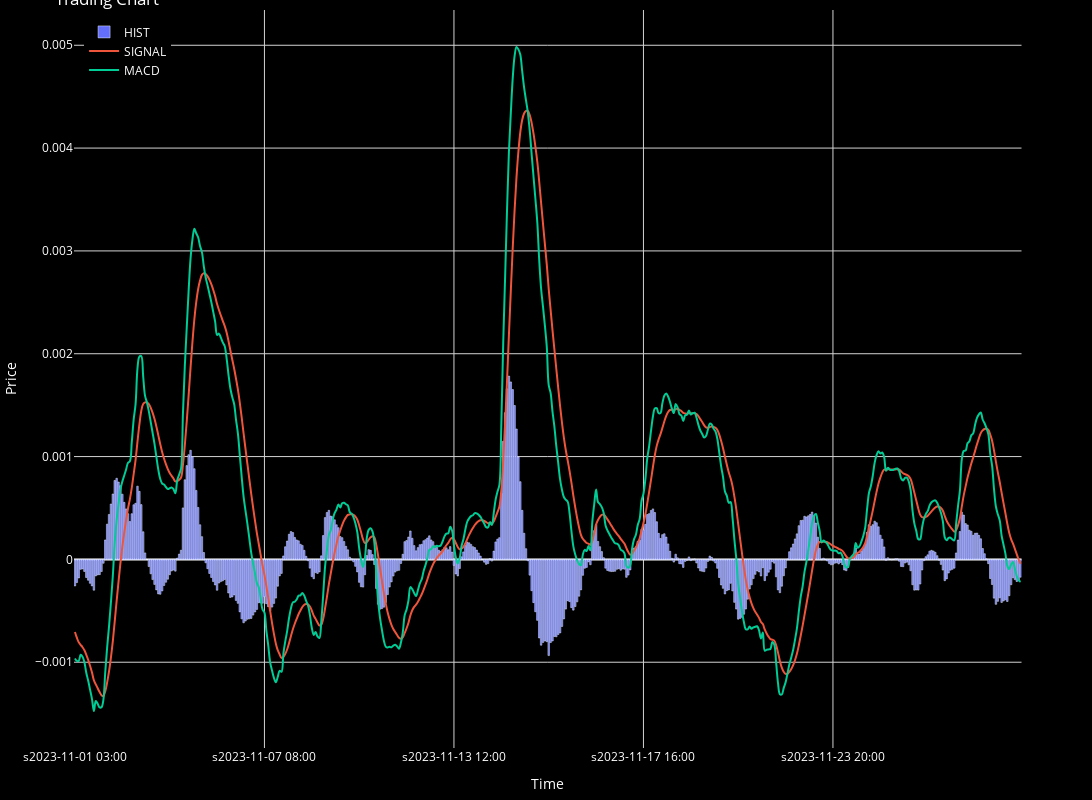

Notebook code for this chart:
### Code cell
cp = CandlePlot(dfp, candles=False)
cp.fig.add_trace(go.Bar(
    x=cp.df_plot.sTime,
    y=cp.df_plot.HIST,
    name='HIST',
))
cp.show_plot(line_traces=['SIGNAL', 'MACD'], sec_traces=[])

### Figure 1 — Plotly figure (JSON) as saved in the notebook; plotly's stock layout.template omitted (floating-point values rounded to 4 significant figures; data arrays with more than 128 entries replaced by an {"elided": "..."} marker saying what was removed)
{"data": [{"name": "HIST", "type": "bar", "x": {"elided": "500 str values"}, "y": {"elided": "500 float values"}}, {"hovertext": "SIGNAL", "line": {"shape": "spline", "width": 2}, "name": "SIGNAL", "type": "scatter", "x": {"elided": "500 str values"}, "xaxis": "x", "y": {"elided": "500 float values"}, "yaxis": "y"}, {"hovertext": "MACD", "line": {"shape": "spline", "width": 2}, "name": "MACD", "type": "scatter", "x": {"elided": "500 str values"}, "xaxis": "x", "y": {"elided": "500 float values"}, "yaxis": "y"}], "layout": {"font": {"color": "white", "size": 12}, "height": 800, "legend": {"x": 0.01, "xanchor": "left", "y": 0.99, "yanchor": "top"}, "margin": {"b": 10, "l": 10, "r": 10, "t": 10}, "paper_bgcolor": "black", "plot_bgcolor": "black", "title": {"text": "Trading Chart"}, "width": 1500, "xaxis": {"anchor": "y", "domain": [0, 0.94], "gridcolor": "lightgray", "nticks": 5, "rangeslider": {"visible": false}, "title": {"text": "Time"}}, "yaxis": {"anchor": "x", "domain": [0, 1], "gridcolor": "lightgray", "title": {"text": "Price"}}, "yaxis2": {"anchor": "x", "gridcolor": "lightgray", "overlaying": "y", "side": "right", "title": {"text": "Price"}}}}
